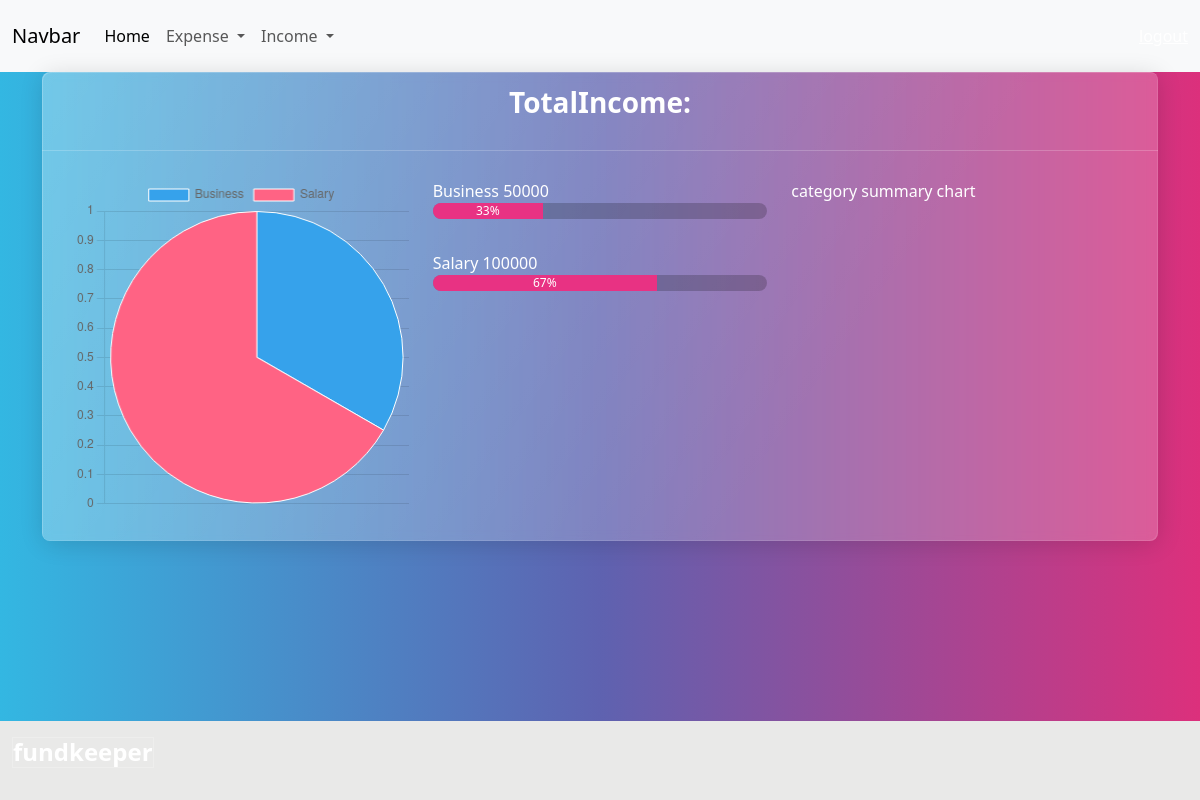
Page /income/summary/ (signed in) on the committed database.
### budget/models.py (models this page shows, shortened)
class Income(models.Model):
    title=models.CharField(max_length=200)
    amount=models.PositiveIntegerField()
    income_categories = (
        ("Salary", "Salary"),
        ("Business", "Business"),
        ("Investment", "Investment"),
        ("Rental", "Rental"),
        ("Interest", "Interest"),
        ("Dividend", "Dividend"),
        ("Royalty", "Royalty"),
        ("Capital", "Capital"),
        ("Pension", "Pension"),
        ("SocialSecurity", "SocialSecurity")
    )
    category=models.CharField(max_length=200,choices=income_categories,default="Salary")
    user_object=models.ForeignKey(User,on_delete=models.CASCADE)
    created_date=models.DateTimeField(auto_now_add=True)

### budget/views.py (the view)
# urls.py: path("income/summary/",views.IncomeSummeryView.as_view(),name="income-summary"),
class IncomeSummeryView(View):
    def get(self,request,*args,**kwargs):
        current_month=timezone.now().month
        current_year=timezone.now().year
        income_list=Income.objects.filter(created_date__month=current_month,created_date__year=current_year,user_object=request.user)
        income_total=income_list.values("amount").aggregate(total=Sum("amount"))
        print(income_total)
        category_summary=income_list.values("category").annotate(total=Sum("amount"))
        print(category_summary)
        data={
              "expense_total":income_total,
              "category_summary":category_summary,
              }
        return render(request,"income_summary.html",data)

### budget/templatetags/custom_filters.py (called while the page is built)
@register.filter
def percentage(value,total):
    return 0 if total==0 else round((value/total)*100)

### budget/templates/income_summary.html (shortened to what this page needs)
{%extends 'base.html'%}
{%block main_block%}
{%load custom_filters%}
<div class="container">
    <div class="card" >
        <div class="card-header">
            <h3 class="text-center fw-bold">TotalIncome:{{income_total.total}}</h3>
        </div>
        <div class="card-body">
            <div class="row">
                <div class="col-4">
                    <canvas id="myChart" class="w-100"></canvas>
                </div>
                <div class="col-4">
                  {%for cs in category_summary%}
                  {{cs.category}} {{cs.total}}
                  <div class="progress mb-3" role="progressbar" aria-label="Example with label" aria-valuenow="25" aria-valuemin="0" aria-valuemax="100">
                    <div class="progress-bar" style="width:{{cs.total|percentage:expense_total.total}}%">{{cs.total|percentage:expense_total.total}}%</div>
                  </div>
                  {%endfor%}
                </div>
                <div class="col-4">category summary chart</div>
            </div>
        </div>
    </div>
</div>
{%endblock%}
{%block script_block%}
<script>
  const ctx = document.getElementById('myChart');
  new Chart(ctx, {
    type: 'pie',
    data: {
      labels: [{%for cs in category_summary%}"{{cs.category}}",{%endfor%}],
      datasets: [{
        label: '# of Votes',
        data: [{%for cs in category_summary%}"{{cs.total}}",{%endfor%}],
        borderWidth: 1
      }]
    },
    options: {
      scales: {
        y: {
          beginAtZero: true
        }
      }
    }
  });
</script>
{%endblock%}

### rows in the picture
Income: category "Business", total "50000", total|percentage "33"

### other values in the picture
{{ cs.category }} "Salary"
{{ cs.total }} "100000"
{{ cs.total|percentage:expense_total.total }} "67"
chart data {{ cs.category }} Business, Salary
chart data {{ cs.total }} 50000, 100000
